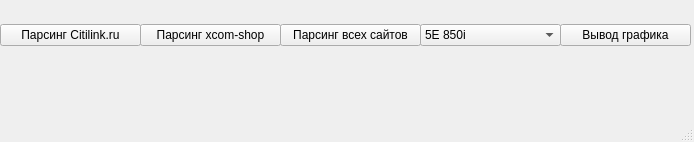
<?xml version="1.0" encoding="UTF-8"?>
<ui version="4.0">
 <class>MainWindow</class>
 <widget class="QMainWindow" name="MainWindow">
  <property name="geometry">
   <rect>
    <x>0</x>
    <y>0</y>
    <width>694</width>
    <height>142</height>
   </rect>
  </property>
  <property name="windowTitle">
   <string>MainWindow</string>
  </property>
  <widget class="QWidget" name="centralwidget">
   <widget class="QWidget" name="verticalLayoutWidget">
    <property name="geometry">
     <rect>
      <x>0</x>
      <y>20</y>
      <width>141</width>
      <height>31</height>
     </rect>
    </property>
    <layout class="QVBoxLayout" name="verticalLayout">
     <item>
      <widget class="QPushButton" name="cit_btn">
       <property name="text">
        <string>Парсинг Citilink.ru</string>
       </property>
      </widget>
     </item>
    </layout>
   </widget>
   <widget class="QWidget" name="verticalLayoutWidget_2">
    <property name="geometry">
     <rect>
      <x>140</x>
      <y>20</y>
      <width>141</width>
      <height>31</height>
     </rect>
    </property>
    <layout class="QVBoxLayout" name="verticalLayout_2">
     <item>
      <widget class="QPushButton" name="xcm_btn">
       <property name="text">
        <string>Парсинг xcom-shop</string>
       </property>
      </widget>
     </item>
    </layout>
   </widget>
   <widget class="QWidget" name="verticalLayoutWidget_3">
    <property name="geometry">
     <rect>
      <x>560</x>
      <y>20</y>
      <width>131</width>
      <height>31</height>
     </rect>
    </property>
    <layout class="QVBoxLayout" name="verticalLayout_3">
     <item>
      <widget class="QPushButton" name="plot_btn">
       <property name="text">
        <string>Вывод графика</string>
       </property>
      </widget>
     </item>
    </layout>
   </widget>
   <widget class="QWidget" name="verticalLayoutWidget_4">
    <property name="geometry">
     <rect>
      <x>420</x>
      <y>20</y>
      <width>141</width>
      <height>31</height>
     </rect>
    </property>
    <layout class="QVBoxLayout" name="verticalLayout_4">
     <item>
      <widget class="QComboBox" name="cmb_refs">
       <item>
        <property name="text">
         <string>5E 850i</string>
        </property>
       </item>
      </widget>
     </item>
    </layout>
   </widget>
   <widget class="QWidget" name="verticalLayoutWidget_5">
    <property name="geometry">
     <rect>
      <x>280</x>
      <y>20</y>
      <width>141</width>
      <height>31</height>
     </rect>
    </property>
    <layout class="QVBoxLayout" name="verticalLayout_5">
     <item>
      <widget class="QPushButton" name="allpars_btn">
       <property name="text">
        <string>Парсинг всех сайтов</string>
       </property>
      </widget>
     </item>
    </layout>
   </widget>
   <widget class="QWidget" name="verticalLayoutWidget_6">
    <property name="geometry">
     <rect>
      <x>0</x>
      <y>50</y>
      <width>691</width>
      <height>41</height>
     </rect>
    </property>
    <layout class="QVBoxLayout" name="verticalLayout_6">
     <item>
      <widget class="QLabel" name="status_label">
       <property name="text">
        <string/>
       </property>
      </widget>
     </item>
    </layout>
   </widget>
  </widget>
  <widget class="QMenuBar" name="menubar">
   <property name="geometry">
    <rect>
     <x>0</x>
     <y>0</y>
     <width>694</width>
     <height>26</height>
    </rect>
   </property>
  </widget>
  <widget class="QStatusBar" name="statusbar"/>
 </widget>
 <resources/>
 <connections/>
</ui>
